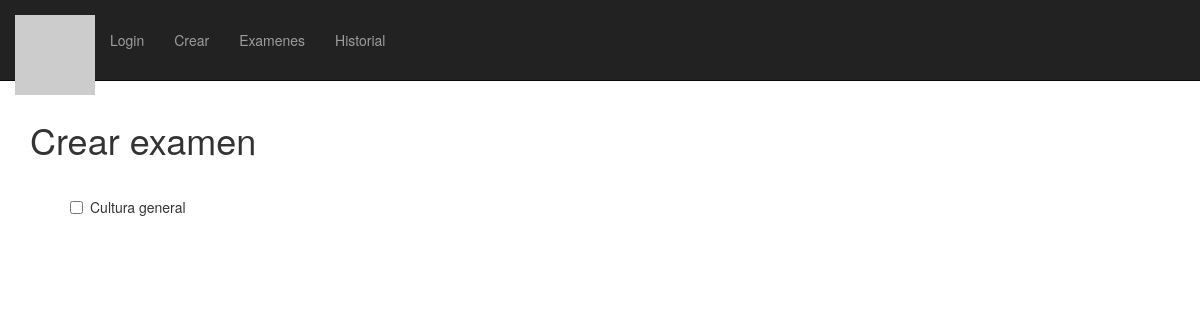
Page /exams/create/ on the earlier database version.
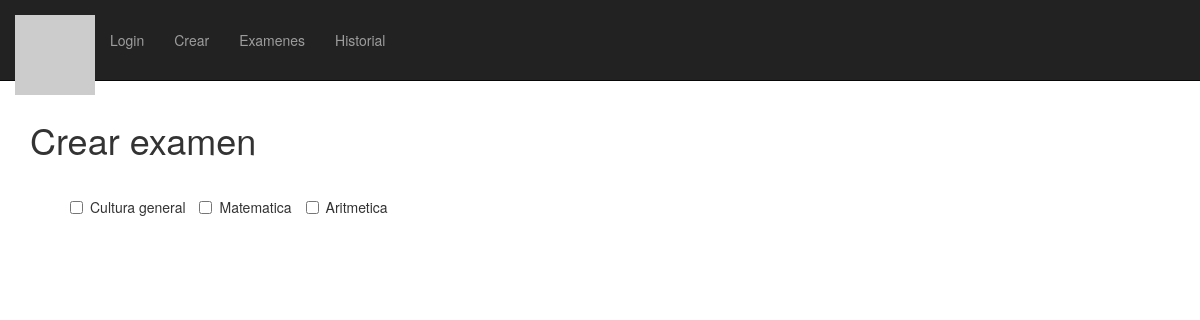
Same page on the later database version.
### exams/models.py (models this page shows, shortened)
class Tag(models.Model):
    question = models.ManyToManyField(Question, through='QuestionTag')
    tag_text = models.CharField(max_length=200)

### exams/views.py (the view)
def create(request):
    tags = Tag.objects.all()
    sorted(tags, key=lambda tag: tag.tag_text)
    questions = Question.objects.all()
    return render(request, 'exams/create.html', {'tags':tags, 'questions':questions})

### exams/templates/exams/create.html (shortened to what this page needs)
{% extends "base.html" %}
{% block header %}Crear examen{% endblock %}
{% block content %}
{% if tags %}
    <ul>
    {% for tag in tags %}
        <label class="checkbox-inline" for="tag{{ tag.id }}">
            <input type="checkbox" name="tag{{ tag.id }}" id="tag{{ tag.id }}" value="{{ tag.id }}" /> {{ tag.tag_text }}
        </label>
    {% endfor %}
    </ul>
{% endif %}
{% endblock %}

Differences in the rows shown:
added Tag: tag_text "Matematica"
added Tag: tag_text "Aritmetica"
